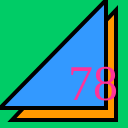
Frame 1 (no input)
Frame 60 (no input): identical to frame 1, image omitted
Frame 120 (the mouse pressed at the canvas centre since frame 60): identical to frame 1, image omitted

The p5.js sketch that drew this single still picture (run headless with seeded random() and noise() and a simulated clock; from frame 60 on, the mouse is pressed at the canvas centre):

// p5.js sketch
// ── sketch.js
function setup() {
  createCanvas(128,128);
}

function draw() {
  background(0, 204, 102);
  strokeWeight(4);
  fill(255, 153, 0);
  triangle(12,120,116,120,116,10);
  fill(51, 153, 255);
  triangle(0,108,106,108,106,0);
  fill(255, 51, 153);
  textSize(50);
  textFont("serif");
  text("78", 68, 100);
}
